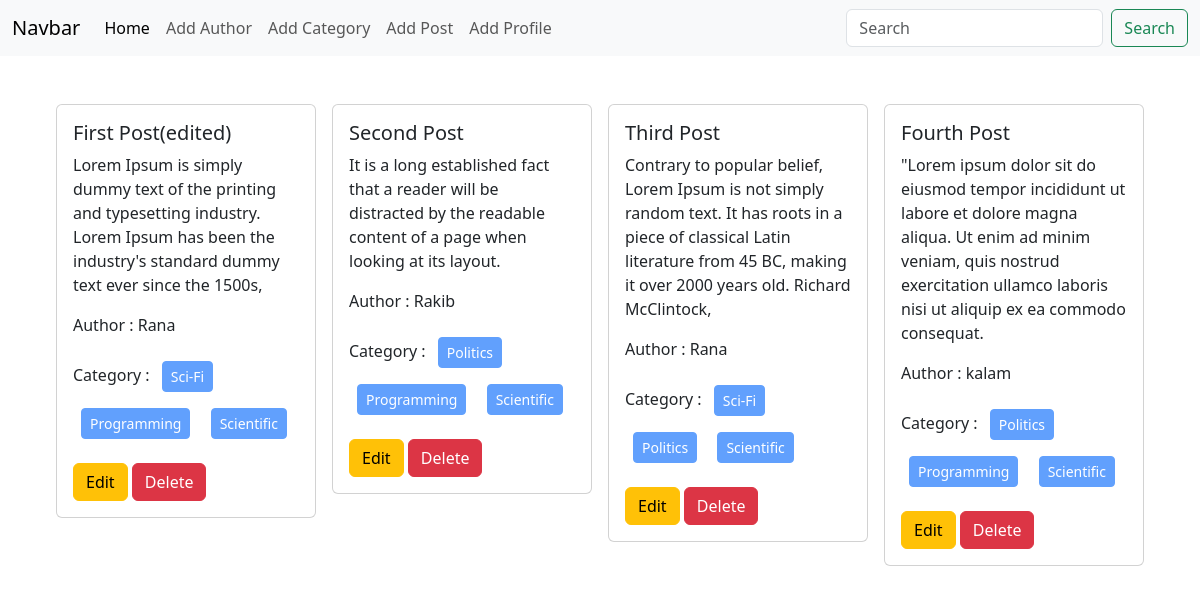
The page / on the database its author committed.
### posts/models.py (models this page shows, shortened)
class Post(models.Model):
    title = models.CharField(max_length=50)
    content = models.TextField()
    category = models.ManyToManyField(Category)
    author = models.ForeignKey(Author, on_delete=models.CASCADE)

### author/models.py (models this page shows, shortened)
class Author(models.Model):
    name = models.CharField(max_length=100)
    bio = models.TextField()
    phone_no = models.CharField(max_length=12)

### categories/models.py (models this page shows, shortened)
class Category(models.Model):
    name = models.CharField(max_length=100)

### blog_project/views.py (the view)
# urls.py: 2. Add a URL to urlpatterns:  path('', views.home, name='home')
def home(request):
    data = Post.objects.all()
    return render(request, 'home.html', {'data' : data})

### templates/home.html
{% extends 'base.html' %}
{% block content %}
<div class="d-flex flex-wrap justify-content-center px-5 pt-5">
    {% for post in data %}
    <div class="col-sm-3">
        <div class="card mx-2">
          <div class="card-body">
            <h5 class="card-title">{{post.title}}</h5>
            <p class="card-text">{{post.content}}</p>
            <p>Author : {{post.author.name}}</p>
            <p>Category :
                {% for cat in post.category.all %}
                <button class="btn btn-primary btn-sm m-2" disabled>{{cat.name}}</button>
                {% endfor %}
            </p>
            <a href="{% url 'edit_post' post.id %}" class="btn btn-warning">Edit</a>
            <a href="{% url 'delete_post' post.id %}" class="btn btn-danger">Delete</a>
          </div>
        </div>
      </div>
    {% endfor %}
</div>
{% endblock %}

### templates/base.html (shortened to what this page needs)
<!doctype html>
<html lang="en">
  <head>
    <link href="https://cdn.jsdelivr.net/npm/bootstrap@5.3.3/dist/css/bootstrap.min.css" rel="stylesheet">
  </head>
  <body>
    <nav class="navbar navbar-expand-lg bg-body-tertiary">
        <div class="container-fluid">
          <a class="navbar-brand" href="#">Navbar</a>
          <div class="collapse navbar-collapse" id="navbarSupportedContent">
            <ul class="navbar-nav me-auto mb-2 mb-lg-0">
              <li class="nav-item">
                <a class="nav-link active" aria-current="page" href="{% url 'homepage' %}">Home</a>
              </li>
              <li class="nav-item">
                <a class="nav-link" href="{% url 'add_author' %}">Add Author</a>
              </li>
              <li class="nav-item">
                <a class="nav-link" href="{% url 'add_category' %}">Add Category</a>
              </li>
              <li class="nav-item">
                <a class="nav-link" href="{% url 'add_post' %}">Add Post</a>
              </li>
              <li class="nav-item">
                <a class="nav-link" href="{% url 'add_profile' %}">Add Profile</a>
              </li>
            </ul>
            <form class="d-flex" role="search">
              <input class="form-control me-2" type="search" placeholder="Search" aria-label="Search">
              <button class="btn btn-outline-success" type="submit">Search</button>
            </form>
          </div>
        </div>
      </nav>
      {% block content %}
      {% endblock %}
  </body>
</html>

### rows shown on the page
Post: title "First Post(edited)", content "Lorem Ipsum is simply dummy text of the printing and typesetting industry. Lorem Ipsum has been the industry's standard dummy text ever since the 1500s,", author.name "Rana"
Category: name "Sci-Fi"
Category: name "Programming"
Category: name "Scientific"
Post: title "Second Post", content "It is a long established fact that a reader will be distracted by the readable content of a page when looking at its layout.", author.name "Rakib"
Category: name "Politics"
Post: title "Third Post", content "Contrary to popular belief, Lorem Ipsum is not simply random text. It has roots in a piece of classical Latin literature from 45 BC, making it over 2000 years old. Richard McClintock,", author.name "Rana"
Post: title "Fourth Post", content "\"Lorem ipsum dolor sit do eiusmod tempor incididunt ut labore et dolore magna aliqua. Ut enim ad minim veniam, quis nostrud exercitation ullamco laboris nisi ut aliquip ex ea commodo consequat.", author.name "kalam"
